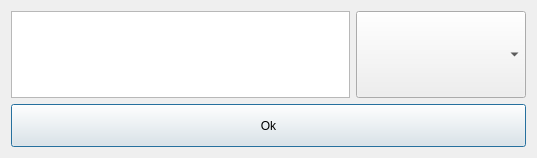
<?xml version="1.0" encoding="UTF-8"?>
<ui version="4.0">
 <class>LatticeMaskWindow</class>
 <widget class="QDialog" name="LatticeMaskWindow">
  <property name="geometry">
   <rect>
    <x>0</x>
    <y>0</y>
    <width>537</width>
    <height>158</height>
   </rect>
  </property>
  <property name="windowTitle">
   <string>LatticeMaskWindow</string>
  </property>
  <layout class="QGridLayout" name="gridLayout">
   <item row="0" column="0">
    <layout class="QVBoxLayout" name="verticalLayout" stretch="2,1">
     <item>
      <layout class="QHBoxLayout" name="horizontalLayout" stretch="2,1">
       <item>
        <widget class="CustomTableWidget" name="tableWidget_Dimensions">
         <property name="sizePolicy">
          <sizepolicy hsizetype="Ignored" vsizetype="Ignored">
           <horstretch>0</horstretch>
           <verstretch>0</verstretch>
          </sizepolicy>
         </property>
        </widget>
       </item>
       <item>
        <widget class="QComboBox" name="comboBox_Type">
         <property name="sizePolicy">
          <sizepolicy hsizetype="Ignored" vsizetype="Ignored">
           <horstretch>0</horstretch>
           <verstretch>0</verstretch>
          </sizepolicy>
         </property>
        </widget>
       </item>
      </layout>
     </item>
     <item>
      <widget class="QPushButton" name="pushButton_Ok">
       <property name="sizePolicy">
        <sizepolicy hsizetype="Ignored" vsizetype="Ignored">
         <horstretch>0</horstretch>
         <verstretch>0</verstretch>
        </sizepolicy>
       </property>
       <property name="text">
        <string>Ok</string>
       </property>
      </widget>
     </item>
    </layout>
   </item>
  </layout>
 </widget>
 <layoutdefault spacing="6" margin="11"/>
 <customwidgets>
  <customwidget>
   <class>CustomTableWidget</class>
   <extends>QTableWidget</extends>
   <header>CustomTableWidget.h</header>
  </customwidget>
 </customwidgets>
 <resources/>
 <connections/>
</ui>
